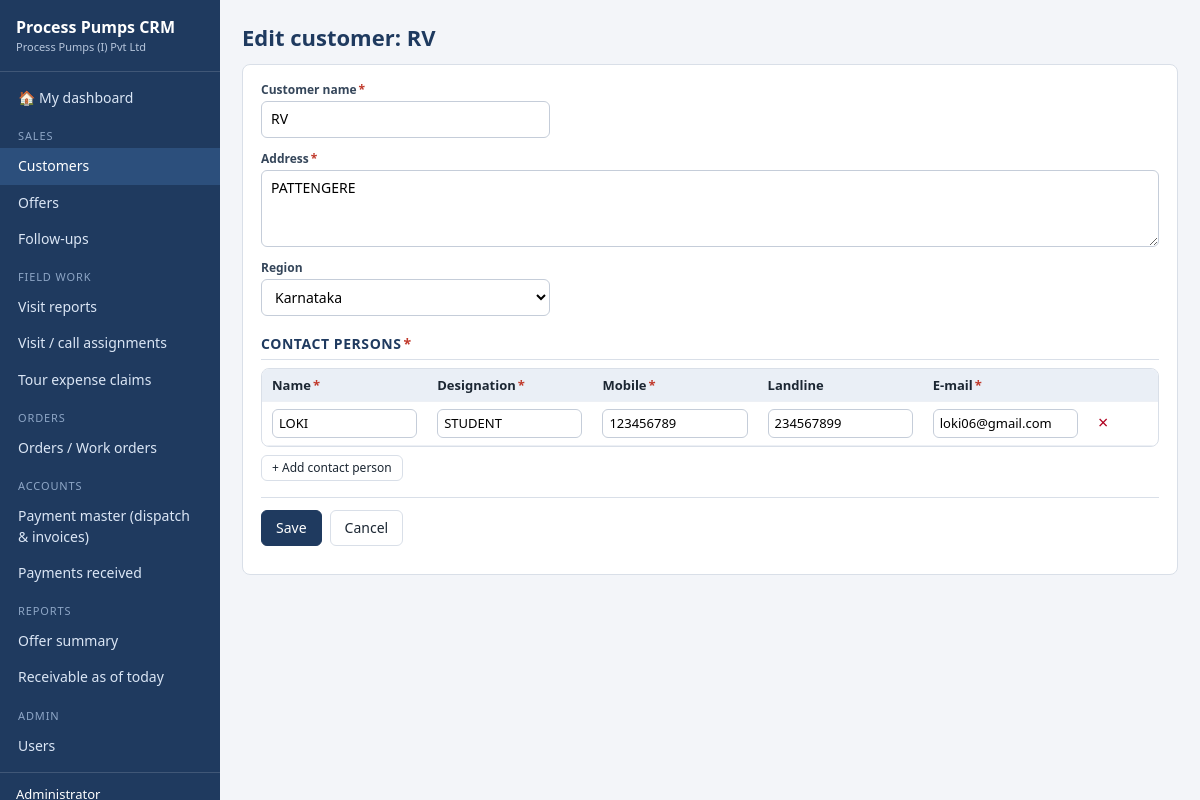
Page /customers/1/edit (signed in) on the committed database.
### tables this page shows
CREATE TABLE "customers" (id INTEGER PRIMARY KEY AUTOINCREMENT, "name" TEXT, "address" TEXT, "region" TEXT, "created_at" TEXT, "created_by" INTEGER, "updated_at" TEXT, "updated_by" INTEGER);

CREATE TABLE "customers_contacts" (id INTEGER PRIMARY KEY AUTOINCREMENT, "customers_id" INTEGER, "person_name" TEXT, "designation" TEXT, "mobile" TEXT, "landline" TEXT, "email" TEXT);

### app/core/crud.py (the view, shortened to what this page needs)
    @bp.route("/<int:id>/edit", methods=["GET", "POST"])
    def edit(id):
        row = load(id, "edit")
        values, _src = _form_values(module, row, g.user)
        return render_form(row, values, {}, [dict(c=c, rows=_child_form_rows(module, c, row)) for c in module.children])

### app/core/auth.py (called while the page is built)
def csrf_token():
    if "_csrf" not in session:
        session["_csrf"] = secrets.token_hex(16)
    return session["_csrf"]

@bp.before_app_request
def load_user_and_guard():
    g.user = None
    uid = session.get("uid")
    if uid:
        u = db.q1("SELECT * FROM users WHERE id=? AND active=1", (uid,))
        if u:
            u.pop("password_hash", None)
            g.user = u
    if request.method == "POST":
        sent = request.form.get("_csrf") or request.headers.get("X-CSRF-Token")
        if not sent or sent != session.get("_csrf"):
            abort(400, "Security token missing or expired - please reload the page and try again.")
    if request.endpoint and request.endpoint not in PUBLIC_ENDPOINTS and g.user is None:
        return redirect(url_for("auth.login", next=request.full_path if request.method == "GET" else None))

### app/core/crud.py (called while the page is built)
def _form_values(module, row, user, args=None):
    vals = {}
    src = dict(module.defaults(user))
    if row:
        src.update(row)
        if module.extra_values:
            src.update(module.extra_values(row))
    elif args:
        src.update({k: v for k, v in args.items() if k in module.by_name})
        if module.prefill:
            src.update(module.prefill(dict(args), user) or {})
    for f in module.form_fields:
        vals[f.name] = f.to_form(src.get(f.name)) if f.kind != "file" else src.get(f.name)
    return vals, src

def _child_form_rows(module, c, row, res=None):
    if res is not None:
        return [dict(id=r["data"].get("id"), vals=r["raw"], file_values={f.name: r["data"].get(f.name) for f in c.fields if f.kind == "file"}) for r in res["child_data"][c.key]]
    if not row:
        return [dict(id=None, vals={}, file_values={}) for _ in range(max(c.min_rows, 1))]
    out = []
    for r in module.child_rows(c, row["id"]):
        out.append(dict(id=r["id"], vals={f.name: f.to_form(r.get(f.name)) for f in c.fields},
                        file_values={f.name: r.get(f.name) for f in c.fields if f.kind == "file"}))
    return out

### app/core/db.py (called while the page is built)
def connect(path):
    conn = sqlite3.connect(path, timeout=30)
    conn.row_factory = sqlite3.Row
    conn.execute("PRAGMA journal_mode=WAL")
    conn.execute("PRAGMA foreign_keys=OFF")
    return conn

def get_db():
    if "db" not in g:
        g.db = connect(current_app.config["DATABASE"])
    return g.db

def q(sql, params=()):
    return [dict(r) for r in get_db().execute(sql, params).fetchall()]

### app/core/fields.py (called while the page is built)
    def to_form(self, value):
        return "" if value is None else str(value)

### app/templates/form.html (shortened to what this page needs)
{% extends 'base.html' %}
{% from '_macros.html' import input, cell %}
{% block content %}
<h1>{{ ('Edit ' ~ module.label|lower ~ ': ' ~ module.label_of(row.id)) if row else (module.new_label or 'New ' ~ module.label|lower) }}</h1>
<form method="post" enctype="multipart/form-data" class="card">
  {% set ns = namespace(section=None) %}
  {% for f in module.form_fields %}
    {% if f.section != ns.section or loop.first %}
      {% set ns.section = f.section %}
      {% if f.section %}<h3>{{ f.section }}</h3>{% endif %}<div class="grid-form">
    {% endif %}
    {{ input(f, values.get(f.name), errors.get(f.name), locked=(f.name in locked_refs), editable=module.field_editable(f, g.user),
             file_value=values.get(f.name) if f.kind == 'file' else None, module=module, parent_id=row.id if row else None) }}
  {% endfor %}
  </div>
  {% for cc in child_rows %}{% set c = cc.c %}
  <h3>{{ c.label }}{% if c.min_rows %}<span class="req">*</span>{% endif %}</h3>
  <div class="table-wrap"><table class="grid child" data-child="{{ c.key }}">
    <thead><tr>{% for f in c.fields %}<th>{{ f.label }}{% if f.required %}<span class="req">*</span>{% endif %}</th>{% endfor %}<th></th></tr></thead>
    <tbody>
    {% for r in cc.rows %}{% set i = loop.index0 %}
      <tr>
        {% for f in c.fields %}<td>{% set nm = c.key ~ '-' ~ i ~ '-' ~ f.name %}
          {% if f.kind == 'choice' %}<select name="{{ nm }}"><option value="">--</option>{% for v, l in f.choices %}<option value="{{ v }}" {% if r.vals.get(f.name) == v %}selected{% endif %}>{{ l }}</option>{% endfor %}</select>
          {% elif f.kind == 'file' %}<input type="file" name="{{ nm }}" accept="{{ f.accept|join(',') }}">{% if r.file_values.get(f.name) and r.id %}<a target="_blank" href="{{ url_for(module.key ~ '.file', id=row.id, ckey=c.key, cid=r.id, fname=f.name) }}">current</a>{% endif %}
          {% elif f.kind == 'date' %}<input type="date" name="{{ nm }}" value="{{ r.vals.get(f.name) or '' }}">
          {% elif f.kind in ('int','money') %}<input type="number" step="{{ '1' if f.kind == 'int' else '0.01' }}" name="{{ nm }}" value="{{ r.vals.get(f.name) or '' }}">
          {% else %}<input type="{{ 'email' if f.kind == 'email' else 'tel' if f.kind == 'phone' else 'text' }}" name="{{ nm }}" value="{{ r.vals.get(f.name) or '' }}">{% endif %}
        </td>{% endfor %}
        <td><button type="button" class="link danger" data-remove-row>&times;</button></td>
      </tr>
    {% endfor %}
    </tbody>
  </table></div>
  <button type="button" class="btn small" data-add-row="{{ c.key }}">+ {{ c.add_label }}</button>
  {% endfor %}
  <div class="actions sticky">
    <button class="btn primary">Save</button>
    <a class="btn" href="{{ request.args.get('next') or (url_for(module.key ~ '.view', id=row.id) if row else url_for(module.key ~ '.index')) }}">Cancel</a>
  </div>
</form>
{% endblock %}

### app/templates/_macros.html (shortened to what this page needs)
{% macro input(f, value, error=None, name=None, locked=False, editable=True, file_value=None, module=None, row_id=None, ckey=None, parent_id=None) %}
  {%- set n = name or f.name -%}
  <div class="field {% if f.kind in ('textarea','multichoice') %}wide{% endif %} {% if error %}has-error{% endif %}">
    <label for="{{ n }}">{{ f.label }}{% if f.required and editable %}<span class="req">*</span>{% endif %}</label>
    {%- if not editable -%}
      <div class="static">{% if f.kind == 'ref' %}{{ (f.options()|selectattr(0, 'equalto', value|int(-1))|first or ('',''))[1] }}{% elif f.kind == 'choice' %}{{ f.display(value) }}{% elif f.kind == 'date' %}{{ value|date }}{% else %}{{ value or '' }}{% endif %}</div>
    {%- elif locked -%}
      <input type="hidden" name="{{ n }}" value="{{ value }}">
      <div class="static">{{ (f.options()|selectattr(0, 'equalto', value|int(-1))|first or ('',''))[1] }}</div>
    {%- elif f.kind == 'textarea' -%}
      <textarea id="{{ n }}" name="{{ n }}" rows="3" placeholder="{{ f.placeholder }}">{{ value or '' }}</textarea>
    {%- elif f.kind == 'choice' -%}
      <select id="{{ n }}" name="{{ n }}"><option value="">-- select --</option>
        {% for v, l in f.choices %}<option value="{{ v }}" {% if v == value %}selected{% endif %}>{{ l }}</option>{% endfor %}
      </select>
    {%- elif f.kind == 'multichoice' -%}
      <div class="checks">{% set chosen = (value or '').split(',') %}
        {% for v, l in f.choices %}<label class="check"><input type="checkbox" name="{{ n }}" value="{{ v }}" {% if v in chosen %}checked{% endif %}> {{ l }}</label>{% endfor %}
      </div>
    {%- elif f.kind == 'ref' -%}
      <select id="{{ n }}" name="{{ n }}"><option value="">-- select --</option>
        {% for v, l in f.options() %}<option value="{{ v }}" {% if value|string == v|string %}selected{% endif %}>{{ l }}</option>{% endfor %}
      </select>
    {%- elif f.kind == 'bool' -%}
      <label class="check"><input type="checkbox" id="{{ n }}" name="{{ n }}" value="1" {% if value %}checked{% endif %}> Yes</label>
    {%- elif f.kind == 'date' -%}
      <input type="date" id="{{ n }}" name="{{ n }}" value="{{ value or '' }}">
    {%- elif f.kind in ('int', 'money') -%}
      <input type="number" id="{{ n }}" name="{{ n }}" value="{{ value or '' }}" step="{{ '1' if f.kind == 'int' else '0.01' }}" {% if f.min is not none %}min="{{ f.min }}"{% endif %} placeholder="{{ f.placeholder }}">
    {%- elif f.kind == 'password' -%}
      <input type="password" id="{{ n }}" name="{{ n }}" autocomplete="new-password">
    {%- else -%}
      <input type="{{ 'email' if f.kind == 'email' else 'tel' if f.kind == 'phone' else 'text' }}" id="{{ n }}" name="{{ n }}" value="{{ value or '' }}" placeholder="{{ f.placeholder }}" {% if f.max_length %}maxlength="{{ f.max_length }}"{% endif %}{{ suggest_attrs(f) }}>
    {%- endif -%}
  </div>
{% endmacro %}

### app/static/css/app.css (style rules this page uses)
:root { --navy:#1f3a5f;--navy2:#2c4f7c;--bg:#f3f5f9;--card:#fff;--line:#d9dfe8;--text:#1c2733;--muted:#6b7a8c; --red:#ffc7ce;--red-t:#9c0006;--yellow:#ffeb9c;--yellow-t:#7a5b00;--green:#c6efce;--green-t:#06602a;--accent:#e08a00;--radius:8px }
* { box-sizing:border-box }
body { margin:0;font:14px/1.45 "Segoe UI",system-ui,Arial,sans-serif;color:var(--text);background:var(--bg) }
a { color:var(--navy2);text-decoration:none }
h1 { font-size:22px;margin:0 0 10px;color:var(--navy) }
h3 { font-size:14px;margin:18px 0 8px;color:var(--navy);border-bottom:1px solid var(--line);padding-bottom:4px;text-transform:uppercase;letter-spacing:.04em }
.actions { display:flex;gap:8px;flex-wrap:wrap;align-items:center }
.actions.sticky { position:sticky;bottom:0;background:var(--card);padding:12px 0;border-top:1px solid var(--line);margin-top:16px }
.btn { display:inline-block;border:1px solid var(--line);background:#fff;color:var(--text);padding:7px 14px;border-radius:6px;cursor:pointer;font:inherit }
.btn.primary { background:var(--navy);color:#fff;border-color:var(--navy) }
.btn.small { padding:3px 10px;font-size:12px }
.link { background:none;border:0;cursor:pointer;color:var(--navy2);padding:0;font:inherit }
.link.danger { color:#b00020;font-size:18px }
.card { background:var(--card);border:1px solid var(--line);border-radius:var(--radius);padding:16px 18px;margin-bottom:16px }
.table-wrap { overflow-x:auto;border:1px solid var(--line);border-radius:var(--radius);background:#fff;margin-bottom:8px }
table.grid { border-collapse:collapse;width:100%;font-size:13px }
.grid th,.grid td { padding:7px 10px;border-bottom:1px solid #edf0f5;text-align:left;vertical-align:top;white-space:nowrap }
.grid td { white-space:normal;min-width:70px }
.grid thead th { background:#eaeff6;position:sticky;top:0;font-weight:600 }
.grid-form { display:grid;grid-template-columns:repeat(auto-fill,minmax(250px,1fr));gap:12px 16px }
.field { display:flex;flex-direction:column;position:relative }
.field.wide { grid-column:1/-1 }
.field label { font-weight:600;font-size:12px;margin-bottom:3px;color:#35465a }
.req { color:#c0392b;margin-left:2px }
input[type=text],input[type=email],input[type=tel],input[type=number],input[type=date],input[type=password],select,textarea { width:100%;padding:7px 9px;border:1px solid #c5cdd9;border-radius:6px;font:inherit;background:#fff }
table.child input,table.child select { min-width:110px;padding:4px 6px }

### rows in the picture
customers: name "Edit customer: RV", name "RV", address "PATTENGERE", region "Karnataka"
customers_contacts: vals "LOKI" "STUDENT" "123456789" "234567899" "loki06@gmail.com"

### other values in the picture
{{ app_title }} "Process Pumps CRM"
{{ company }} "Process Pumps (I) Pvt Ltd"
{{ group }} "SALES" "FIELD WORK" "ORDERS" "ACCOUNTS" "REPORTS" "ADMIN"
{{ i.label }} "Customers" "Offers" "Follow-ups" "Visit reports" "Visit / call assignments" "Tour expense claims" "Orders / Work orders" "Payment master (dispatch & invoices)" "Payments received" "Offer summary" "Receivable as of today" "Users"
{{ f.label }} "Customer name" "Address" "Region"
{{ c.label }} "CONTACT PERSONS"
{{ f.label }} "Name" "Designation" "Mobile" "Landline" "E-mail"
{{ c.add_label }} "Add contact person"
